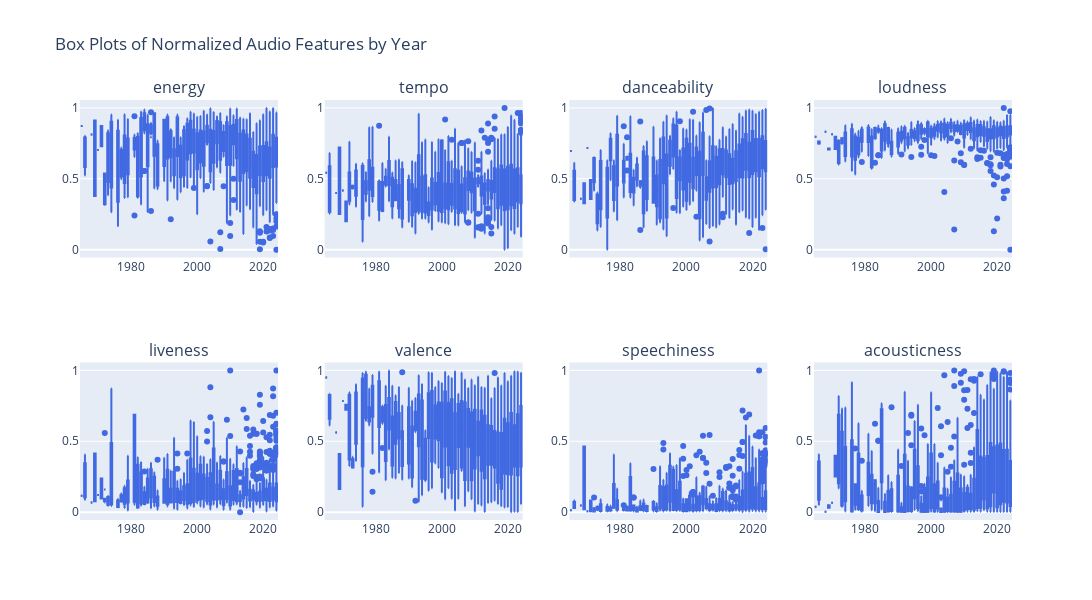

The notebook cell saved with this chart:
### Code cell
# Box Plots: Distribution of each feature per year
fig_box = sp.make_subplots(rows=2, cols=4, subplot_titles=timeseries_features)
for i, feature in enumerate(timeseries_features):
    row = i // 4 + 1
    col = i % 4 + 1
    temp_df = normalized_df.copy()
    temp_df['year'] = pd.to_datetime(temp_df['track_album_release_date'], errors='coerce').dt.year
    fig_box.add_trace(
        go.Box(x=temp_df['year'], y=temp_df[feature], name=feature, boxmean=True, marker_color='royalblue'),
        row=row, col=col
    )
fig_box.update_layout(height=600, width=1200, showlegend=False, title_text="Box Plots of Normalized Audio Features by Year")
fig_box.show()

### Figure 1 — Plotly figure (JSON) as saved in the notebook; plotly's stock layout.template omitted (floating-point values rounded to 4 significant figures; data arrays with more than 128 entries replaced by an {"elided": "..."} marker saying what was removed)
{"data": [{"boxmean": true, "marker": {"color": "royalblue"}, "name": "energy", "type": "box", "x": {"elided": "1686 float values"}, "xaxis": "x", "y": {"elided": "1686 float values"}, "yaxis": "y"}, {"boxmean": true, "marker": {"color": "royalblue"}, "name": "tempo", "type": "box", "x": {"elided": "1686 float values"}, "xaxis": "x2", "y": {"elided": "1686 float values"}, "yaxis": "y2"}, {"boxmean": true, "marker": {"color": "royalblue"}, "name": "danceability", "type": "box", "x": {"elided": "1686 float values"}, "xaxis": "x3", "y": {"elided": "1686 float values"}, "yaxis": "y3"}, {"boxmean": true, "marker": {"color": "royalblue"}, "name": "loudness", "type": "box", "x": {"elided": "1686 float values"}, "xaxis": "x4", "y": {"elided": "1686 float values"}, "yaxis": "y4"}, {"boxmean": true, "marker": {"color": "royalblue"}, "name": "liveness", "type": "box", "x": {"elided": "1686 float values"}, "xaxis": "x5", "y": {"elided": "1686 float values"}, "yaxis": "y5"}, {"boxmean": true, "marker": {"color": "royalblue"}, "name": "valence", "type": "box", "x": {"elided": "1686 float values"}, "xaxis": "x6", "y": {"elided": "1686 float values"}, "yaxis": "y6"}, {"boxmean": true, "marker": {"color": "royalblue"}, "name": "speechiness", "type": "box", "x": {"elided": "1686 float values"}, "xaxis": "x7", "y": {"elided": "1686 float values"}, "yaxis": "y7"}, {"boxmean": true, "marker": {"color": "royalblue"}, "name": "acousticness", "type": "box", "x": {"elided": "1686 float values"}, "xaxis": "x8", "y": {"elided": "1686 float values"}, "yaxis": "y8"}], "layout": {"annotations": [{"font": {"size": 16}, "showarrow": false, "text": "energy", "x": 0.1062, "xanchor": "center", "xref": "paper", "y": 1, "yanchor": "bottom", "yref": "paper"}, {"font": {"size": 16}, "showarrow": false, "text": "tempo", "x": 0.3688, "xanchor": "center", "xref": "paper", "y": 1, "yanchor": "bottom", "yref": "paper"}, {"font": {"size": 16}, "showarrow": false, "text": "danceability", "x": 0.6313, "xanchor": "center", "xref": "paper", "y": 1, "yanchor": "bottom", "yref": "paper"}, {"font": {"size": 16}, "showarrow": false, "text": "loudness", "x": 0.8938, "xanchor": "center", "xref": "paper", "y": 1, "yanchor": "bottom", "yref": "paper"}, {"font": {"size": 16}, "showarrow": false, "text": "liveness", "x": 0.1062, "xanchor": "center", "xref": "paper", "y": 0.375, "yanchor": "bottom", "yref": "paper"}, {"font": {"size": 16}, "showarrow": false, "text": "valence", "x": 0.3688, "xanchor": "center", "xref": "paper", "y": 0.375, "yanchor": "bottom", "yref": "paper"}, {"font": {"size": 16}, "showarrow": false, "text": "speechiness", "x": 0.6313, "xanchor": "center", "xref": "paper", "y": 0.375, "yanchor": "bottom", "yref": "paper"}, {"font": {"size": 16}, "showarrow": false, "text": "acousticness", "x": 0.8938, "xanchor": "center", "xref": "paper", "y": 0.375, "yanchor": "bottom", "yref": "paper"}], "height": 600, "showlegend": false, "title": {"text": "Box Plots of Normalized Audio Features by Year"}, "width": 1200, "xaxis": {"anchor": "y", "domain": [0, 0.2125]}, "xaxis2": {"anchor": "y2", "domain": [0.2625, 0.475]}, "xaxis3": {"anchor": "y3", "domain": [0.525, 0.7375]}, "xaxis4": {"anchor": "y4", "domain": [0.7875, 1]}, "xaxis5": {"anchor": "y5", "domain": [0, 0.2125]}, "xaxis6": {"anchor": "y6", "domain": [0.2625, 0.475]}, "xaxis7": {"anchor": "y7", "domain": [0.525, 0.7375]}, "xaxis8": {"anchor": "y8", "domain": [0.7875, 1]}, "yaxis": {"anchor": "x", "domain": [0.625, 1]}, "yaxis2": {"anchor": "x2", "domain": [0.625, 1]}, "yaxis3": {"anchor": "x3", "domain": [0.625, 1]}, "yaxis4": {"anchor": "x4", "domain": [0.625, 1]}, "yaxis5": {"anchor": "x5", "domain": [0, 0.375]}, "yaxis6": {"anchor": "x6", "domain": [0, 0.375]}, "yaxis7": {"anchor": "x7", "domain": [0, 0.375]}, "yaxis8": {"anchor": "x8", "domain": [0, 0.375]}}}
